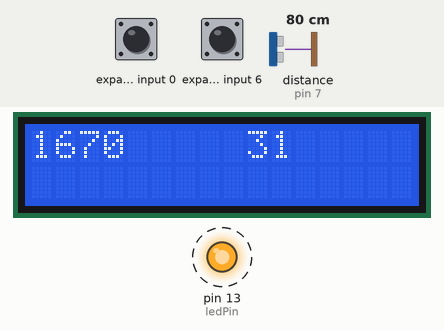
Bench run of a sketch on a simulated Arduino Uno, built with avr-gcc and run on an emulated ATmega328P. On the bench: 16×2 character LCD, output pins drawn as LEDs (lit = HIGH). Wiring (inferred from the names in the program): ultrasonic range finder: trigger pin 7; echo pin 7; PCF8574 port expander at I2C address 0x21. Dashed ring = blinking. The inputs (shaded band) are chosen by the test bench; at power-on: distance to the obstacle (sensor on pin 7) 80 cm, expander input 0 HIGH, expander input 6 HIGH. The echo pulse lasts 58.3 µs per cm; what the sketch prints to the serial monitor is not drawn.

Above: at 1.2 s.
1.3 s: distance to the obstacle (sensor on pin 7) set to 2 cm
At 2.0 s:
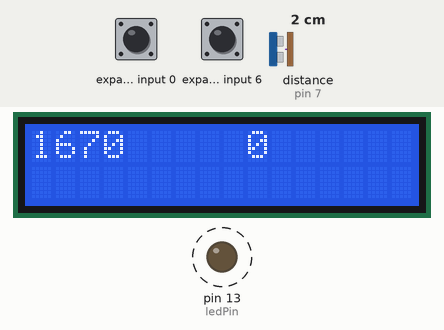
3.1 s: expander input 0 pulled LOW for 0.3 s
At 3.5 s:
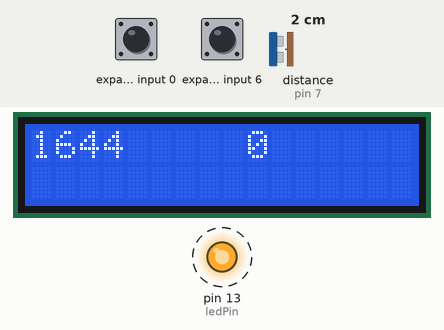
4.9 s: expander input 6 pulled LOW for 1 s
At 5.6 s:
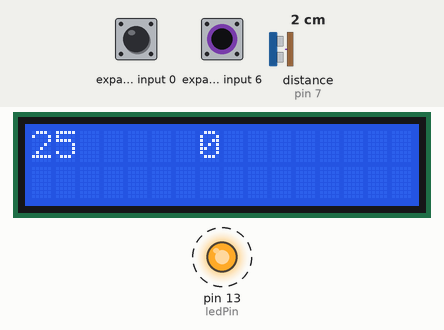
7.4 s: distance to the obstacle (sensor on pin 7) set to 4 cm
At 8.7 s:
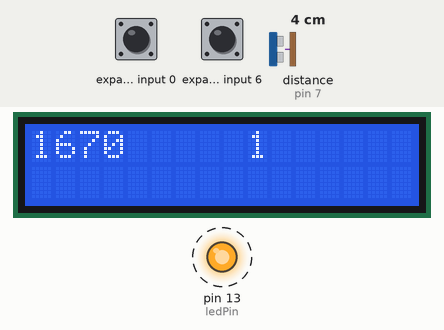
9.3 s: expander input 0 pulled LOW for 1 s
At 9.6 s:
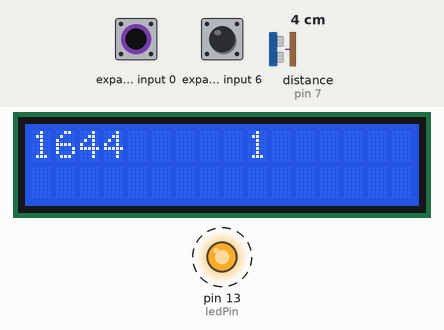
11.8 s: expander input 6 pulled LOW for 0.3 s
At 12.3 s:
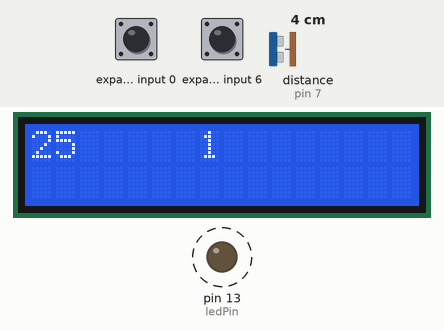
Timing chart, 0 to 14.6 s (numbered marks = the images above; inputs shaded):
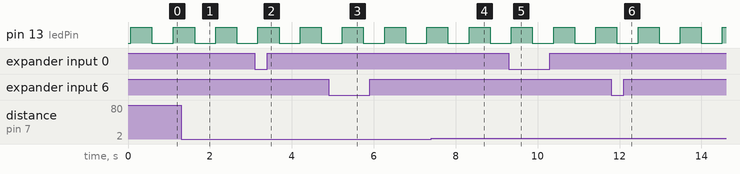

The sketch:

hmc6352_lcd_working.pde
```cpp
#include <Wire.h>
#include <LiquidCrystal.h>


// this constant won't change.  It's the pin number
// of the sensor's output:
const int pingPin = 7;

int HMC6352Address = 0x42;
int slaveAddress;             // This is calculated in the setup() function

int ledPin = 13;
boolean ledState = false;

byte headingData[2];
int i, headingValue;

// initialize the library with the numbers of the interface pins
LiquidCrystal lcd(12, 11, 5, 4, 3, 2);

void setup()
{
  // set up the LCD's number of rows and columns:
  lcd.begin(16, 2);

  // Shift the device's documented slave address (0x42) 1 bit right
  // This compensates for how the TWI library only wants the
  // 7 most significant bits (with the high bit padded with 0)

  slaveAddress = HMC6352Address >> 1;   // This results in 0x21 as the address to pass to TWI

  Serial.begin(9600);
  pinMode(ledPin, OUTPUT);      // Set the LED pin as output
  Wire.begin();
}

void loop()
{
  // establish variables for duration of the ping,
  // and the distance result in inches and centimeters:
  long duration, inches, cm;

  lcd.clear();

  // Flash the LED on pin 13 just to show that something is happening
  // Also serves as an indication that we're not "stuck" waiting for TWI data

  ledState = !ledState;
  if (ledState) {
    digitalWrite(ledPin,HIGH);
  }
  else
  {
    digitalWrite(ledPin,LOW);
  }

  // Send a "A" command to the HMC6352
  // This requests the current heading data

  Wire.beginTransmission(slaveAddress);
  Wire.send("A");              // The "Get Data" command
  Wire.endTransmission();
  delay(10);                   // The HMC6352 needs at least a 70us (microsecond) delay
                               // after this command.  Using 10ms just makes it safe

  // Read the 2 heading bytes, MSB first
  // The resulting 16bit word is the compass heading in 10th's of a degree
  // For example: a heading of 1345 would be 134.5 degrees

  Wire.requestFrom(slaveAddress, 2);        // Request the 2 byte heading (MSB comes first)
  i = 0;
  while(Wire.available() && i < 2)
  {
    headingData[i] = Wire.receive();
    i++;
  }

  headingValue = headingData[0]*256 + headingData[1];  // Put the MSB and LSB together
  //Serial.print("Current heading: ");
  Serial.print(int (headingValue / 10));     // The whole number part of the heading
  Serial.print("\r\n");
  //Serial.print(".");
  //Serial.print(int (headingValue % 10));     // The fractional part of the heading
  //Serial.println(" degrees");

  lcd.print(int (headingValue/10));

  // The PING))) is triggered by a HIGH pulse of 2 or more microseconds.
  // Give a short LOW pulse beforehand to ensure a clean HIGH pulse:
  pinMode(pingPin, OUTPUT);
  digitalWrite(pingPin, LOW);
  delayMicroseconds(2);
  digitalWrite(pingPin, HIGH);
  delayMicroseconds(5);
  digitalWrite(pingPin, LOW);

  // The same pin is used to read the signal from the PING))): a HIGH
  // pulse whose duration is the time (in microseconds) from the sending
  // of the ping to the reception of its echo off of an object.
  pinMode(pingPin, INPUT);
  duration = pulseIn(pingPin, HIGH);

  // convert the time into a distance
  inches = microsecondsToInches(duration);
  cm = microsecondsToCentimeters(duration);

  lcd.print("     ");
  lcd.print(inches);

  delay(500);
}

long microsecondsToInches(long microseconds)
{
  // According to Parallax's datasheet for the PING))), there are
  // 73.746 microseconds per inch (i.e. sound travels at 1130 feet per
  // second).  This gives the distance travelled by the ping, outbound
  // and return, so we divide by 2 to get the distance of the obstacle.
  // See: http://www.parallax.com/dl/docs/prod/acc/28015-PING-v1.3.pdf
  return microseconds / 74 / 2;
}

long microsecondsToCentimeters(long microseconds)
{
  // The speed of sound is 340 m/s or 29 microseconds per centimeter.
  // The ping travels out and back, so to find the distance of the
  // object we take half of the distance travelled.
  return microseconds / 29 / 2;
}
```

Measured:
- by itself, pin 13 (ledPin): alternates HIGH for 0.52 s and LOW for 0.52 s
- what the display in image 1 shows lasts 0.5 s, from 1.6 s to 2.1 s
